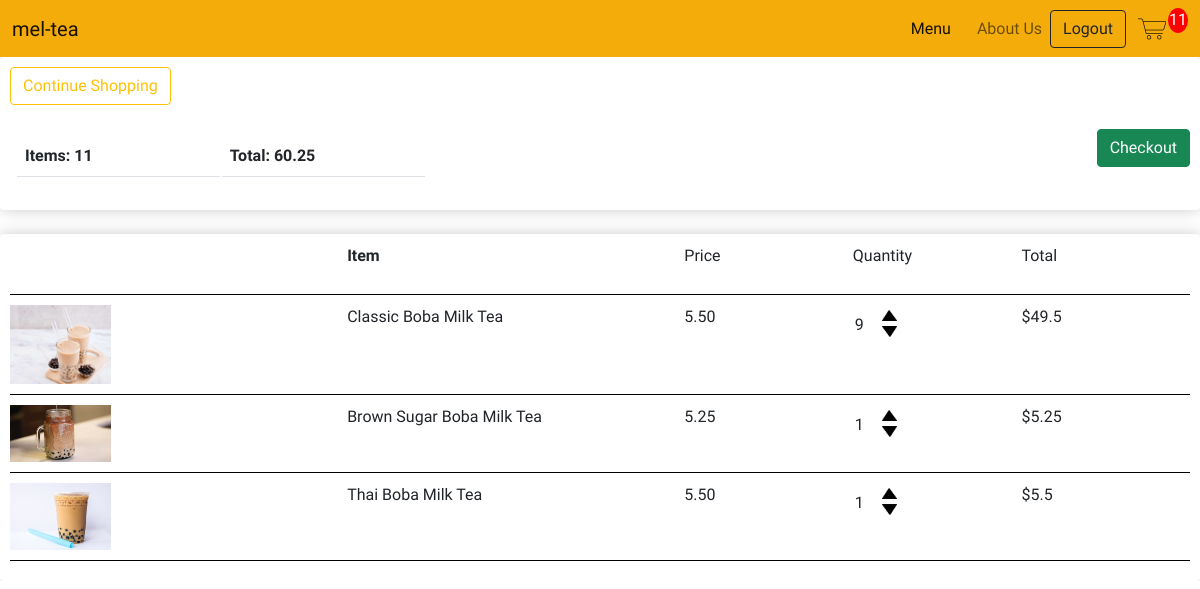
The app's page /cart/ (signed in) with its own data.
### store/models.py (models this page shows, shortened)
class CustomerOrder(models.Model):
    customer = models.ForeignKey(Customer, on_delete=models.SET_NULL, null=True, blank=True)
    date_ordered = models.DateTimeField(auto_now_add=True)
    completion = models.BooleanField(default=False)
    transaction_id = models.CharField(max_length=200, null=True)
    @property
    def cart_total(self):
        order_items = self.orderitem_set.all()
        total = sum([item.calc_total for item in order_items])
        return total
    @property
    def cart_quantity(self):
        order_items = self.orderitem_set.all()
        total = sum([item.quantity for item in order_items])
        return total

class OrderItem(models.Model):
    product = models.ForeignKey(BobaProduct, on_delete=models.SET_NULL, null=True)
    order = models.ForeignKey(CustomerOrder, on_delete=models.SET_NULL, null=True)
    quantity = models.IntegerField(default=0, null=True, blank=True)
    date_added = models.DateTimeField(auto_now_add=True)
    @property
    def calc_total(self):
        total = self.product.price * self.quantity
        return total

class BobaProduct(models.Model):
    WITH_BOBA = [
        ('YES', 'Boba'),
        ('NO', 'No Boba')
    ]
    name = models.CharField(max_length=200, null=True)
    price = models.FloatField(max_length=200, null=True)
    category = models.CharField(max_length=200, null=True, choices= WITH_BOBA)
    image = models.ImageField(upload_to='boba', default="{% static 'images/filler.jpg' %}", null=True, blank=True)
    date_created = models.DateTimeField(auto_now_add=True)
    @property #@property allow us to access as an attribute
    def image_url(self):
        try:
            url = self.image.url
        except:
            url = ''
        return url

### store/views.py (the view)
# urls.py: path('cart/', views.cart, name="cart"),
def cart(request):
    if request.user.is_authenticated:
        customer = request.user.customer
        order, created = CustomerOrder.objects.get_or_create(customer=customer)
        items = order.orderitem_set.all()   # (USE ITEM FOR CHILDREN)
        cart_items = order.cart_quantity
    else:
        items = []
        order = {'cart_total':0, 'cart_quantity':0}
        cart_items = order['cart_quantity']
    context = {"items": items, "order": order, 'cart_items':cart_items}
    return render(request, 'store/cart.html', context)

### store/templates/store/cart.html
{% extends 'store/main.html' %}
{% load static %}
{% block content %}
<div class="row">
    <div class="col-lg-12">
        <div class="product-box">
            <a class="btn btn-outline-warning" href="{% url 'store' %}"> Continue Shopping</a>
            <br>
            <br>
            <table class="table">
                <tr>
                    <th>Items: <b>{{order.cart_quantity}}</b></th>
                    <th>Total: <b>{{order.cart_total|floatformat:2}}</b></th>
                </tr>
                <a class="btn btn-success checkout-btn" href="{% url 'checkout' %}">Checkout</a>
            </table>
        </div>
        <br>
        <div class="product-box">
            <div class="cart-row">
                <div class="cart-row-flex-2"></div>
                <div class="cart-row-flex-2">
                   <p><strong>Item</strong></p>
                </div>
                <div class="cart-row-flex-1">
                    <p>Price</p>
                </div>
                <div class="cart-row-flex-1">
                    <p>Quantity</p>
                </div>
                <div class="cart-row-flex-1">
                    <p>Total</p>
                </div>
            </div>
            {% for item in items %}
            <div class="cart-row">
                <div class="cart-row-flex-2"><img class="row-image" src="{{item.product.image_url}}"></div>
                <div class="cart-row-flex-2">
                    <p>{{item.product.name}}</p>
                </div>
                <div class="cart-row-flex-1">
                    <p>{{item.product.price|floatformat:2}}</p>
                </div>
                <div class="cart-row-flex-1">
                    <p class="quantity">{{item.quantity}}</p>
                    <div class="quantity">
                        <img data-product={{item.product.id}} data-action="add" class="quantity-change add-cart" src="{% static 'images/arrow-up.png' %}">
                        <img data-product={{item.product.id}} data-action="remove" class="quantity-change add-cart" src="{% static 'images/arrow-down.png' %}">
                    </div>
                </div>
                <div class="cart-row-flex-1">
                    <p>${{item.calc_total}}</p>
                </div>
            </div>
            {% endfor %}
        </div>
    </div>
</div>
{% endblock content %}

### static/css/main.css (style rules this page uses)
* { margin: 0; padding: 0; box-sizing: border-box; overflow-x: hidden; }
body { background-color: white; font-family: Comfortaa; }

### static/css/menu.css (style rules this page uses)
.product-box { border-radius: 4px; padding:10px; box-shadow:hsl(0, 0%, 80%) 0 0 16px; }
.quantity { display: inline-block; padding-right: 10px; margin: 0 2px; }
.quantity-change { width: 15px; cursor: pointer; transition: .1s; display: block; margin-top: 5px; }

### static/css/checkout.css (style rules this page uses)
.checkout-btn { vertical-align: bottom; float:right; }
.cart-row { display: flex; align-items: stretch; margin-bottom: 10px; padding-bottom: 10px; border-bottom: 1px solid black; }
.row-image { width: 30%; height: auto; }
.cart-row-flex-2 { flex: 2; }
.cart-row-flex-1 { flex: 1; }
.table { width:450px; display: inline-block; padding: 5px; border-collapse: separate; }
.table th { width: 25%; }

### records on screen
CustomerOrder: cart_quantity "11", cart_total "60.25"
OrderItem: product.image_url (picture), product.name "Classic Boba Milk Tea", product.price "5.50", quantity "9", calc_total "49.5"
OrderItem: product.image_url (picture), product.name "Brown Sugar Boba Milk Tea", product.price "5.25", quantity "1", calc_total "5.25"
OrderItem: product.image_url (picture), product.name "Thai Boba Milk Tea", product.price "5.50", quantity "1", calc_total "5.5"

### other values on screen
{{ cart_items }} "11"
